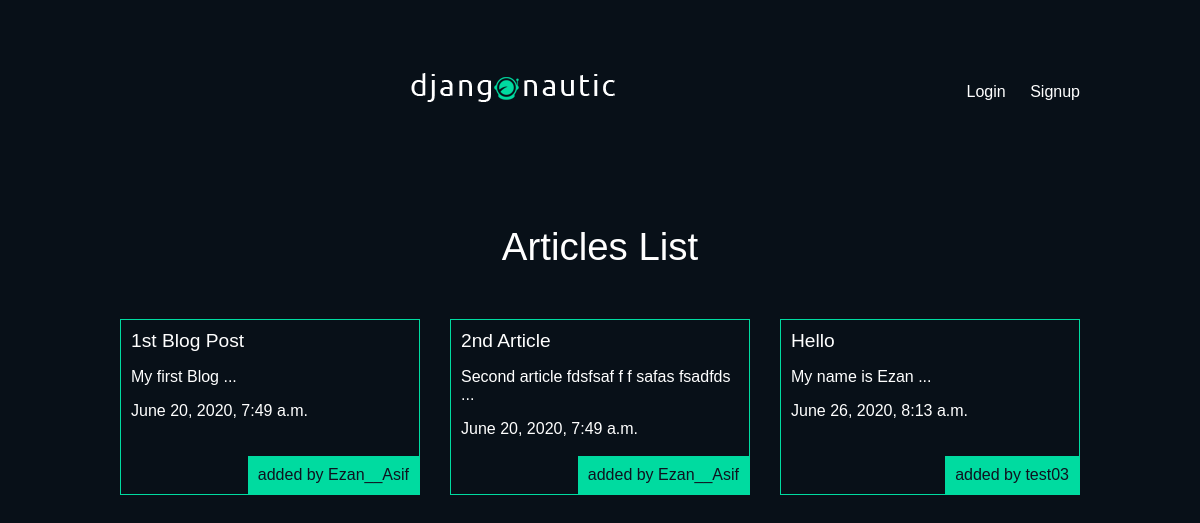
The page /articles/ on the database as committed earlier.
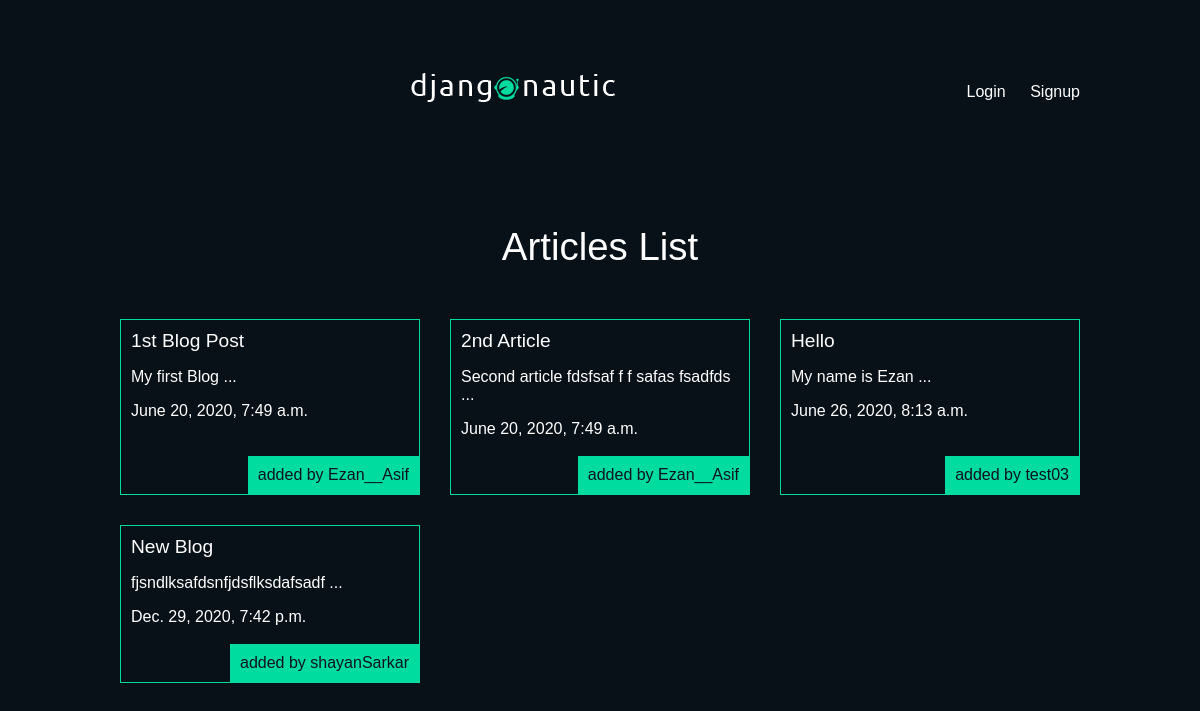
The same page on the database as committed later.
### articles/models.py (models this page shows, shortened)
class Article ( models.Model) :
    title = models.CharField(max_length=100)
    slug = models.SlugField()
    body = models.TextField()
    date = models.DateTimeField(auto_now_add=True)
    thumb = models.ImageField(default='default.png', blank=True)
    author =  models.ForeignKey(User,on_delete=models.CASCADE,default=None)
    def snippet(self) :
        return self.body[:50] + " ..."   #takes first 50 char of the string

### articles/views.py (the view)
# urls.py: path('', views.article_list, name="list"),
def article_list (request) :
    articles = Article.objects.all().order_by('date') #error faltu mien arha ha
    return render(request, 'articles/article_list.html', {'articles':articles})

### articles/templates/articles/article_list.html
{% extends 'base_layout.html' %}
{% block content%}
    <h1>Articles List</h1>
    <div class="articles">
        {% for article in articles %}
            <div class="article">
                <h2><a href="{% url 'articles:detail' slug=article.slug %}">{{article.title}}</a></h2>
                <p>{{ article.snippet }}</p>
                <p>{{ article.date }}</p>
                <p class="author"> added by {{ article.author.username }}</p>
            </div>
        {% endfor %}
    </div>
{% endblock %}

### templates/base_layout.html (shortened to what this page needs)
{% load static %}
<!DOCTYPE html>
<html lang="en">
<head>
    <link rel="stylesheet" href="{% static 'styles.css' %}">
</head>
<body>
    <header class="wrapper">
        <h1><a href="{% url 'home' %}"><img src="{% static 'logo.png' %}" alt=""></a></h1>
        <nav>
            <ul>
                {% if user.is_authenticated %}
                    <li>
                        <form action="{% url 'accounts:logout' %}" method="post">
                            {% csrf_token %}
                            <button type="submit">Logout</button>
                        </form>
                    </li>
                    <li><a class = "highlight" href="{% url 'articles:create' %}">Create An Article </a></li>
                {% else %}
                    <li><a href="{% url 'accounts:login' %}">Login</a></li>
                    <li><a href="{% url 'accounts:signup' %}">Signup</a></li>
                {% endif %}
            </ul>
        </nav>
    </header>
    <div class="wrapper">
        {% block content %}
        {% endblock %}
    </div>
</body>
</html>

### assets/styles.css (style rules this page uses)
body { background: #081018; color: white; font-family: sans-serif; font-size: 1em; }
h1, h2, h3, h4, h5 { font-weight:normal; margin:0; }
a, a:hover, a:visited { color:#fff; text-decoration:none; }
.wrapper { max-width:960px; margin:0 auto; }
.wrapper h1 { text-align:center; margin:50px auto; font-size:2.4em; }
header { display: flex; justify-content: space-around; align-items: center; padding:10px 0; }
nav { justify-self:end; height:fit-content; }
nav li { display:inline-block; margin-left:20px }
.articles { display:grid; grid-template-columns: 1fr 1fr 1fr; grid-gap:30px; }
.article { padding:10px; border:1px solid #00dba0; position:relative; padding-bottom:40px; }
.article h2 { font-size:1.2em !important; }
.article .author { padding:10px; background:#00dba0; position:absolute; right:0; bottom:0; margin:0; color:#0f121f; }

Rows that differ between the two databases and show on the page:
added Article: title "New Blog", snippet "fjsndlksafdsnfjdsflksdafsadf ...", date "Dec. 29, 2020, 7:42 p.m.", author.username "shayanSarkar"
